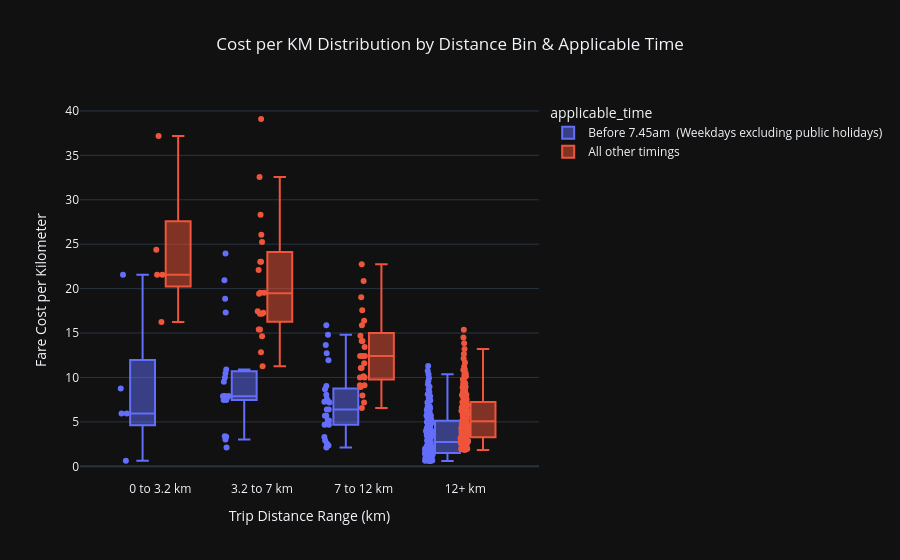

Notebook code for this chart:
### Markdown cell above
#### DASHBOARD CHART 3: BOX PLOT

### Code cell
# Ensure 'fare_per_ride' is numeric
mrt_fares["fare_per_ride"] = pd.to_numeric(mrt_fares["fare_per_ride"], errors="coerce")


# Function to extract the minimum distance from the distance string
def get_min_distance(s):
    s = s.strip()
    if "Up to" in s:
        return float(s.replace("Up to", "").replace("km", "").strip())
    elif "Over" in s:
        return float(s.replace("Over", "").replace("km", "").strip())
    elif "-" in s:
        return float(s.split("-")[0].replace("km", "").strip())
    else:
        return float(s.replace("km", "").strip())


# Create 'min_distance' 
if "min_distance" not in mrt_fares.columns:
    mrt_fares["min_distance"] = mrt_fares["distance"].apply(get_min_distance)
else:
    mrt_fares["min_distance"] = pd.to_numeric(mrt_fares["min_distance"], errors="coerce")


# Compute 'cost_per_km' 
if "cost_per_km" not in mrt_fares.columns:
    mrt_fares["cost_per_km"] = mrt_fares["fare_per_ride"] / mrt_fares["min_distance"]
else:
    mrt_fares["cost_per_km"] = pd.to_numeric(mrt_fares["cost_per_km"], errors="coerce")


# Create a 'distance_bin' 
if "distance_bin" not in mrt_fares.columns:
    bins = [0, 3.2, 7, 12, np.inf]
    labels = ["(0,3.2]", "(3.2,7]", "(7,12]", "(12,inf)"]
    mrt_fares["distance_bin"] = pd.cut(mrt_fares["min_distance"], bins=bins, labels=labels, right=True)


fig = px.box(
    mrt_fares,
    x="distance_bin",
    y="cost_per_km",
    color="applicable_time",
    points="all",
    title="Cost per KM Distribution by Distance Bin & Applicable Time"
)

fig.update_layout(
    title={'x': 0.5, 'xanchor': 'center'},
    xaxis_title="Trip Distance Range (km)",
    yaxis_title="Fare Cost per Kilometer",
    template="plotly_dark"
)

fig.update_xaxes(
    tickmode='array',
    tickvals=["(0,3.2]", "(3.2,7]", "(7,12]", "(12,inf)"],
    ticktext=["0 to 3.2 km", "3.2 to 7 km", "7 to 12 km", "12+ km"]
)

fig.show()

### Figure 1 — Plotly figure (JSON) as saved in the notebook; plotly's stock layout.template omitted (floating-point values rounded to 4 significant figures; data arrays with more than 128 entries replaced by an {"elided": "..."} marker saying what was removed)
{"data": [{"alignmentgroup": "True", "boxpoints": "all", "hovertemplate": "applicable_time=Before 7.45am  (Weekdays excluding public holidays)<br>distance_bin=%{x}<br>cost_per_km=%{y}<extra></extra>", "legendgroup": "Before 7.45am  (Weekdays excluding public holidays)", "marker": {"color": "#636efa"}, "name": "Before 7.45am  (Weekdays excluding public holidays)", "notched": false, "offsetgroup": "Before 7.45am  (Weekdays excluding public holidays)", "orientation": "v", "showlegend": true, "type": "box", "x": {"elided": "195 str values"}, "x0": " ", "xaxis": "x", "y": {"elided": "195 float values"}, "y0": " ", "yaxis": "y"}, {"alignmentgroup": "True", "boxpoints": "all", "hovertemplate": "applicable_time=All other timings<br>distance_bin=%{x}<br>cost_per_km=%{y}<extra></extra>", "legendgroup": "All other timings", "marker": {"color": "#EF553B"}, "name": "All other timings", "notched": false, "offsetgroup": "All other timings", "orientation": "v", "showlegend": true, "type": "box", "x": {"elided": "195 str values"}, "x0": " ", "xaxis": "x", "y": {"elided": "195 float values"}, "y0": " ", "yaxis": "y"}], "layout": {"boxmode": "group", "legend": {"title": {"text": "applicable_time"}, "tracegroupgap": 0}, "title": {"text": "Cost per KM Distribution by Distance Bin & Applicable Time", "x": 0.5, "xanchor": "center"}, "xaxis": {"anchor": "y", "domain": [0, 1], "tickmode": "array", "ticktext": ["0 to 3.2 km", "3.2 to 7 km", "7 to 12 km", "12+ km"], "tickvals": ["(0,3.2]", "(3.2,7]", "(7,12]", "(12,inf)"], "title": {"text": "Trip Distance Range (km)"}}, "yaxis": {"anchor": "x", "domain": [0, 1], "title": {"text": "Fare Cost per Kilometer"}}}}
